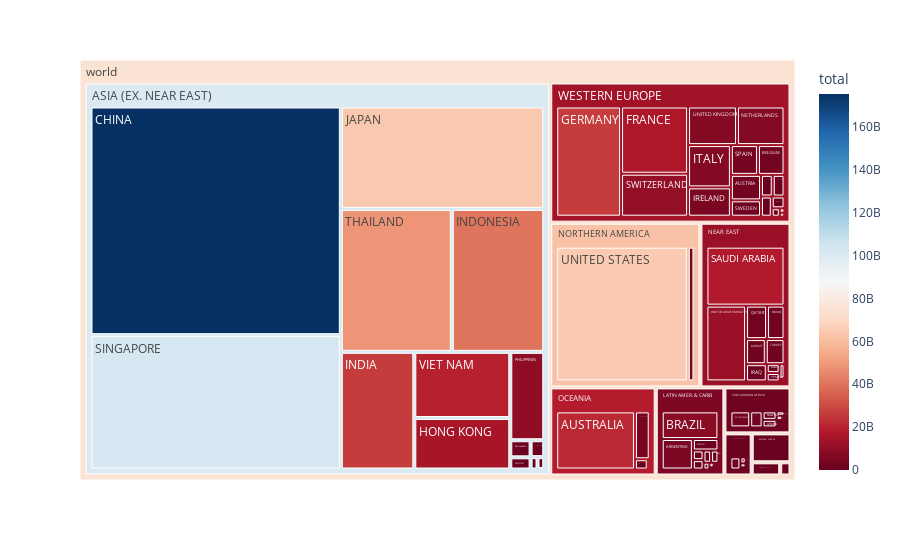

The cell this chart's notebook holds for it:
### Code cell
import plotly.express as px
import numpy as np
import pandas as pd

'''Variable year, import_export'''
year = 2018
# 'IMPORT (RM)' or 'EXPORT (RM)'
import_export = 'IMPORT (RM)'

'''Read Data'''
# Read Data
df = pd.read_csv("data_1.csv")
df_country = pd.read_csv("country_data.csv")

'''Data Preprocessing'''
# Filter year
df = df[df['YEAR'] == year]
# GroupBy
df_group = df.groupby('COUNTRY')[import_export].agg(total = 'sum').reset_index()
# Merge
df_merge = df_group.merge(df_country, on='COUNTRY', how='inner')
# Clean 0 trade
df_merge = df_merge[df_merge['total']>0]
df_merge["world"] = "world" # in order to have a single root node

'''Plot'''
fig = px.treemap(df_merge, path=['world', 'Region','COUNTRY'], values='total',
                  color='total', hover_data=['COUNTRY'],
                  color_continuous_scale='RdBu')
#                   color_continuous_midpoint=np.average(df4['sum_import'], weights=df4['sum_import']))
fig.show()

### Figure 1 — Plotly figure (JSON) as saved in the notebook; plotly's stock layout.template omitted (floating-point values rounded to 4 significant figures; data arrays with more than 128 entries replaced by an {"elided": "..."} marker saying what was removed)
{"data": [{"branchvalues": "total", "customdata": {"elided": "184x2 mixed values"}, "domain": {"x": [0, 1], "y": [0, 1]}, "hovertemplate": "labels=%{label}<br>total_sum=%{value}<br>parent=%{parent}<br>id=%{id}<br>COUNTRY=%{customdata[0]}<br>total=%{color}<extra></extra>", "ids": {"elided": "184 str values"}, "labels": {"elided": "184 str values"}, "marker": {"coloraxis": "coloraxis", "colors": {"elided": "184 float values"}}, "name": "", "parents": {"elided": "184 str values"}, "type": "treemap", "values": {"elided": "184 int values"}}], "layout": {"coloraxis": {"colorbar": {"title": {"text": "total"}}, "colorscale": [[0, "rgb(103,0,31)"], [0.1, "rgb(178,24,43)"], [0.2, "rgb(214,96,77)"], [0.3, "rgb(244,165,130)"], [0.4, "rgb(253,219,199)"], [0.5, "rgb(247,247,247)"], [0.6, "rgb(209,229,240)"], [0.7, "rgb(146,197,222)"], [0.8, "rgb(67,147,195)"], [0.9, "rgb(33,102,172)"], [1, "rgb(5,48,97)"]]}, "legend": {"tracegroupgap": 0}, "margin": {"t": 60}}}
